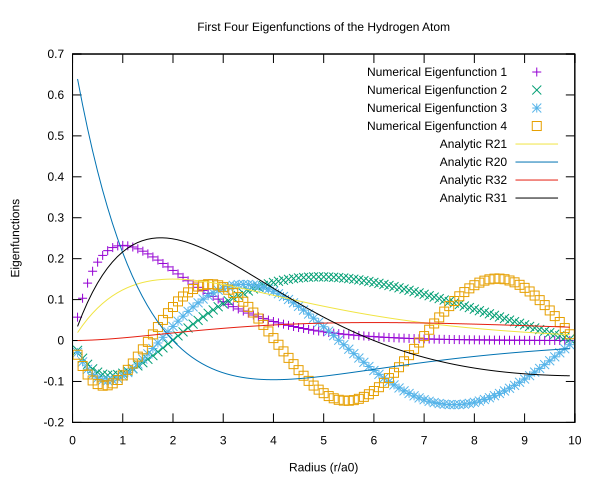

Recreate this plot in gnuplot.
set terminal svg enhanced background "white"
set output output_file

set xlabel "Radius (r/a0)"
set ylabel "Eigenfunctions"
set title "First Four Eigenfunctions of the Hydrogen Atom"

# Define constants
Z = 1   # Nuclear charge for hydrogen
a0 = 1  # Bohr radius

# Define the first four analytic wavefunctions
R21(r) = (1/sqrt(3.0)) * (Z/(2.0*a0))**(3.0/2.0) * (Z*r/a0) * exp(-Z*r/(2.0*a0))
R20(r) = 2.0 * (Z/(2.0*a0))**(3.0/2.0) * (1.0 - Z*r/(2.0*a0)) * exp(-Z*r/(2.0*a0))
R32(r) = (2.0*sqrt(2.0)/(27.0*sqrt(5.0))) * (Z/(3.0*a0))**(3.0/2.0) * (Z*r/a0)**2.0 * exp(-Z*r/(3.0*a0))
R31(r) = (4.0*sqrt(2.0)/3.0) * (Z/(3.0*a0))**(3.0/2.0) * (Z*r/a0) * (1.0 - Z*r/(6.0*a0)) * exp(-Z*r/(3.0*a0))

# Plot numerical and analytic wavefunctions
plot input_file using 1:2 title "Numerical Eigenfunction 1" with p, \
     input_file using 1:3 title "Numerical Eigenfunction 2" with p, \
     input_file using 1:4 title "Numerical Eigenfunction 3" with p, \
     input_file using 1:5 title "Numerical Eigenfunction 4" with p, \
     R21(x) title "Analytic R21" with lines, \
     R20(x) title "Analytic R20" with lines, \
     R32(x) title "Analytic R32" with lines, \
     R31(x) title "Analytic R31" with lines
